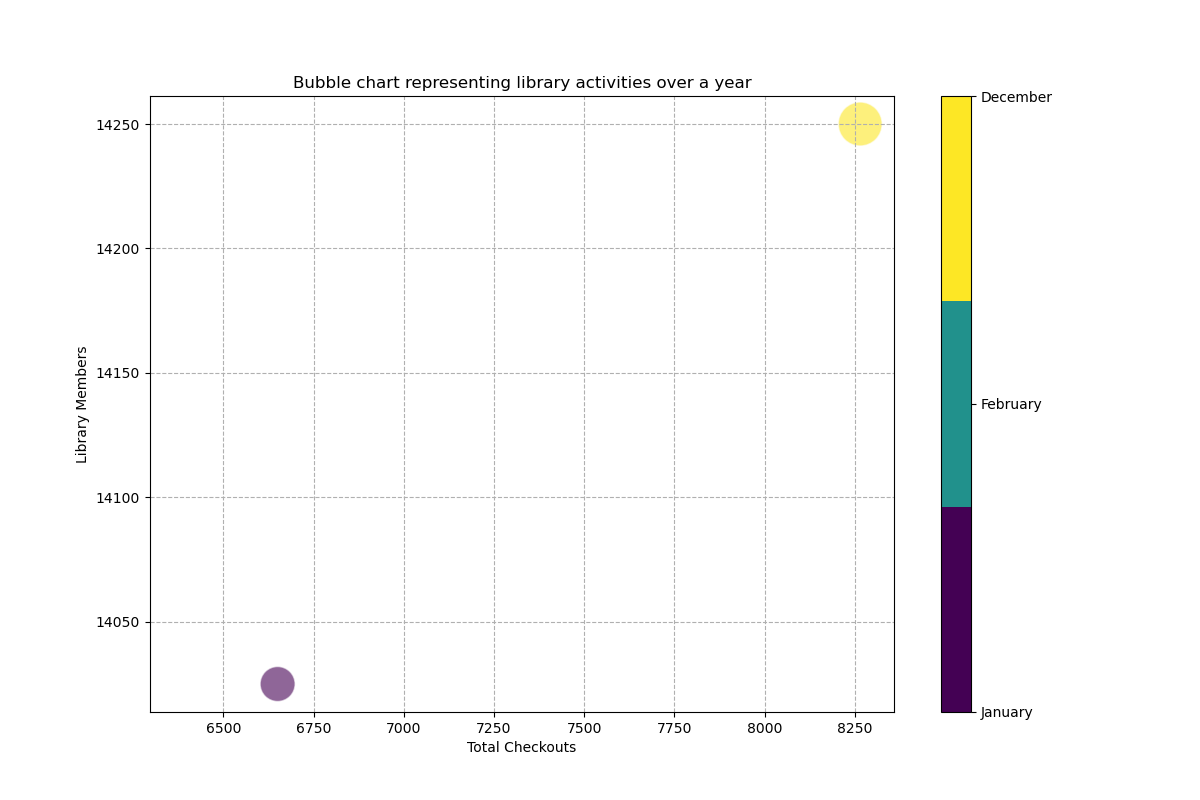

Recreate this plot in Python.

import matplotlib.pyplot as plt
import matplotlib.colors as mcolors
import numpy as np

# The data provided
data = [
    {'Month': 'January', 'Print Books': 4603, 'Audio Books': 502, 'E-books': 1545, 'Library Visitors': 4035, 'Library Members': 14025, 'Total Checkouts': 6650},
    {'Month': 'February', 'Print Books': 4210, 'Audio Books': 560, 'E-books': 1620, 'Library Visitors': 3750, 'Library Members': 14050, 'Total Checkouts': 6390},
    # ... Continue with all months
    {'Month': 'December', 'Print Books': 5400, 'Audio Books': 820, 'E-books': 2045, 'Library Visitors': 4200, 'Library Members': 14250, 'Total Checkouts': 8265}
]

# Prepare data
months = [d['Month'] for d in data]
total_checkouts = np.array([d['Total Checkouts'] for d in data])
library_members = np.array([d['Library Members'] for d in data])
library_visitors_size = np.array([d['Library Visitors'] for d in data])

# Normalize library_visitors_size for bubble sizes
sizes = (library_visitors_size - library_visitors_size.min()) / (library_visitors_size.max() - library_visitors_size.min()) * 1000

# Color mapping for months
cmap = plt.cm.get_cmap('viridis', len(months))
month_to_color = {m: cmap(i) for i, m in enumerate(months)}

# Create the bubble chart
plt.figure(figsize=(12, 8))
scatter = plt.scatter(total_checkouts, library_members, s=sizes, c=[month_to_color[m] for m in months], alpha=0.6, edgecolors='w')

# Add a color bar
scalarmappaple = plt.cm.ScalarMappable(cmap=cmap, norm=plt.Normalize(vmin=0, vmax=len(months)-1))
scalarmappaple.set_array(range(len(months)))
cbar = plt.colorbar(scalarmappaple, ticks=range(len(months)))
cbar.ax.set_yticklabels(months)

# Plot details
plt.title('Bubble chart representing library activities over a year')
plt.xlabel('Total Checkouts')
plt.ylabel('Library Members')
plt.grid(True, which='both', linestyle='--', linewidth=0.8)

# Show the plot
plt.show()
